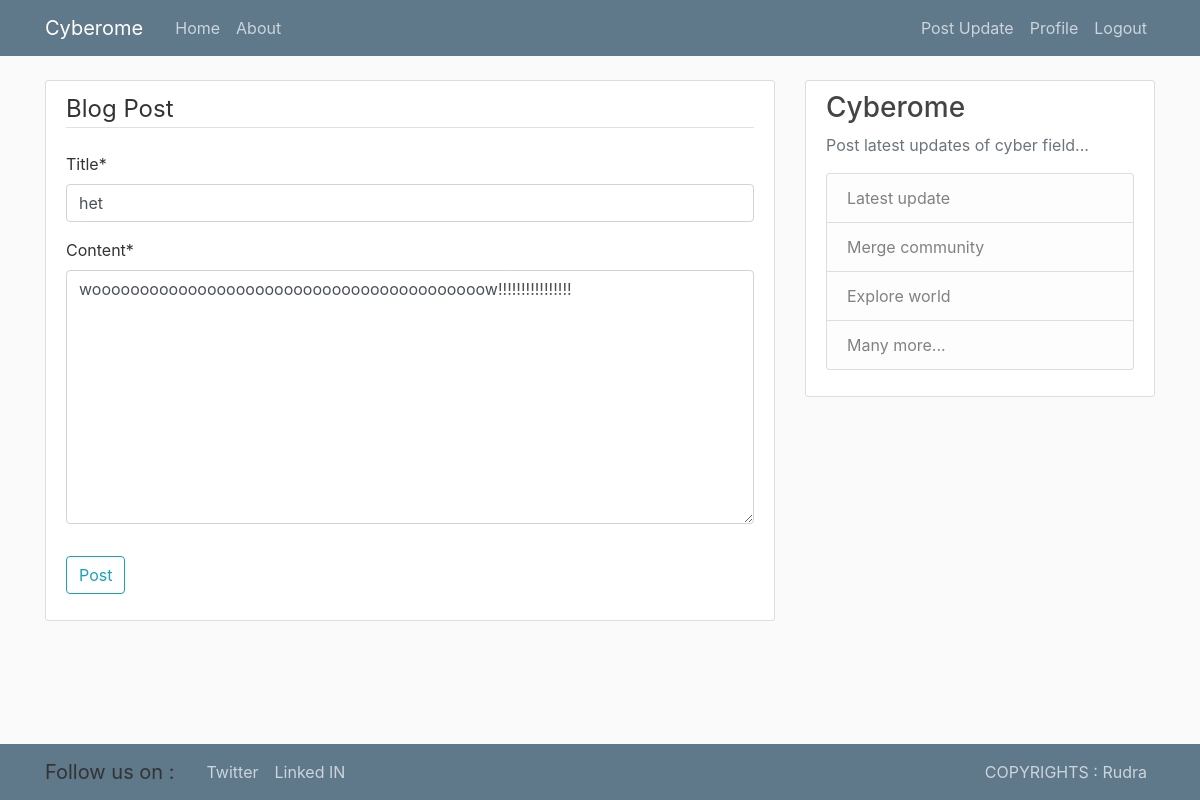
Screenshot of /post/32/update/ (signed in) with the database file from the repository.
### blog/models.py (models this page shows, shortened)
class Post(models.Model):
    title = models.CharField(max_length=100)
    content = models.TextField()
    date_posted = models.DateTimeField(default=timezone.now)
    author = models.ForeignKey(User, on_delete=models.CASCADE)

### blog/views.py (the view, shortened to what this page needs)
# urls.py: path('post/<int:pk>/update/', PostUpdateView.as_view(), name='post-update'),
class PostUpdateView(LoginRequiredMixin, UserPassesTestMixin, UpdateView):
    model = Post
    fields = ['title', 'content']
    def test_func(self):
        post = self.get_object()
        if self.request.user == post.author:
            return True
        return False

### blog/templates/blog/post_form.html (shortened to what this page needs)
{% extends "blog/base.html" %}
{% load crispy_forms_tags %}
{% block content %}
    <div class="content-section">
        <form method="POST">
            <fieldset class="form-group">
                <legend class="border-bottom mb-4">Blog Post</legend>
                {{ form|crispy }}
            </fieldset>
            <div class="form-group">
                <button class="btn btn-outline-info" type="submit">Post</button>
            </div>
        </form>
    </div>
{% endblock content %}

### blog/static/blog/main.css (style rules this page uses)
body { background: #fafafa; color: #333333; margin-top: 5rem; }
.content-section { background: #ffffff; padding: 10px 20px; border: 1px solid #dddddd; border-radius: 3px; margin-bottom: 20px; }

### rows the page displays
Post: title "het", content "wooooooooooooooooooooooooooooooooooooooooow!!!!!!!!!!!!!!!!"
